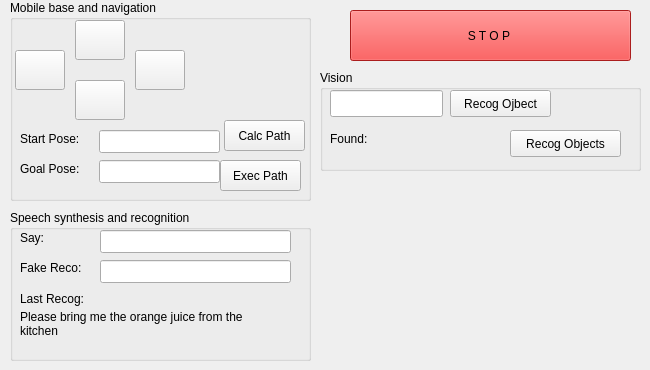
    <widget class="QWidget" name="tabGeneral">
     <attribute name="title">
      <string>General</string>
     </attribute>
     <widget class="QGroupBox" name="gbNavig">
      <property name="geometry">
       <rect>
        <x>10</x>
        <y>0</y>
        <width>301</width>
        <height>201</height>
       </rect>
      </property>
      <property name="styleSheet">
       <string notr="true"/>
      </property>
      <property name="title">
       <string>Mobile base and navigation</string>
      </property>
      <widget class="QPushButton" name="navBtnExecPath">
       <property name="geometry">
        <rect>
         <x>210</x>
         <y>160</y>
         <width>81</width>
         <height>31</height>
        </rect>
       </property>
       <property name="text">
        <string>Exec Path</string>
       </property>
      </widget>
      <widget class="QLineEdit" name="navTxtStartPose">
       <property name="geometry">
        <rect>
         <x>89</x>
         <y>130</y>
         <width>121</width>
         <height>23</height>
        </rect>
       </property>
      </widget>
      <widget class="QLineEdit" name="navTxtGoalPose">
       <property name="geometry">
        <rect>
         <x>89</x>
         <y>160</y>
         <width>121</width>
         <height>23</height>
        </rect>
       </property>
      </widget>
      <widget class="QLabel" name="navLblStartPose">
       <property name="geometry">
        <rect>
         <x>10</x>
         <y>130</y>
         <width>81</width>
         <height>17</height>
        </rect>
       </property>
       <property name="text">
        <string>Start Pose:</string>
       </property>
      </widget>
      <widget class="QPushButton" name="navBtnCalcPath">
       <property name="geometry">
        <rect>
         <x>214</x>
         <y>120</y>
         <width>81</width>
         <height>31</height>
        </rect>
       </property>
       <property name="text">
        <string>Calc Path</string>
       </property>
      </widget>
      <widget class="QLabel" name="navLblGoalPose">
       <property name="geometry">
        <rect>
         <x>10</x>
         <y>160</y>
         <width>81</width>
         <height>17</height>
        </rect>
       </property>
       <property name="text">
        <string>Goal Pose:</string>
       </property>
      </widget>
      <widget class="QPushButton" name="btnTurnRight">
       <property name="geometry">
        <rect>
         <x>125</x>
         <y>50</y>
         <width>50</width>
         <height>40</height>
        </rect>
       </property>
       <property name="text">
        <string/>
       </property>
       <property name="iconSize">
        <size>
         <width>32</width>
         <height>32</height>
        </size>
       </property>
      </widget>
      <widget class="QPushButton" name="btnFwd">
       <property name="geometry">
        <rect>
         <x>65</x>
         <y>20</y>
         <width>50</width>
         <height>40</height>
        </rect>
       </property>
       <property name="text">
        <string/>
       </property>
       <property name="iconSize">
        <size>
         <width>32</width>
         <height>32</height>
        </size>
       </property>
      </widget>
      <widget class="QPushButton" name="btnTurnLeft">
       <property name="geometry">
        <rect>
         <x>5</x>
         <y>50</y>
         <width>50</width>
         <height>40</height>
        </rect>
       </property>
       <property name="text">
        <string/>
       </property>
       <property name="iconSize">
        <size>
         <width>32</width>
         <height>32</height>
        </size>
       </property>
      </widget>
      <widget class="QPushButton" name="btnBwd">
       <property name="geometry">
        <rect>
         <x>65</x>
         <y>80</y>
         <width>50</width>
         <height>40</height>
        </rect>
       </property>
       <property name="text">
        <string/>
       </property>
       <property name="iconSize">
        <size>
         <width>32</width>
         <height>32</height>
        </size>
       </property>
      </widget>
     </widget>
     <widget class="QGroupBox" name="gbSpeech">
      <property name="geometry">
       <rect>
        <x>10</x>
        <y>210</y>
        <width>301</width>
        <height>151</height>
       </rect>
      </property>
      <property name="title">
       <string>Speech synthesis and recognition</string>
      </property>
      <widget class="QLineEdit" name="spgTxtSay">
       <property name="geometry">
        <rect>
         <x>90</x>
         <y>20</y>
         <width>191</width>
         <height>23</height>
        </rect>
       </property>
      </widget>
      <widget class="QLabel" name="spgLabel">
       <property name="geometry">
        <rect>
         <x>10</x>
         <y>20</y>
         <width>31</width>
         <height>16</height>
        </rect>
       </property>
       <property name="text">
        <string>Say:</string>
       </property>
      </widget>
      <widget class="QLabel" name="sprLabel">
       <property name="geometry">
        <rect>
         <x>10</x>
         <y>50</y>
         <width>71</width>
         <height>16</height>
        </rect>
       </property>
       <property name="text">
        <string>Fake Reco:</string>
       </property>
      </widget>
      <widget class="QLineEdit" name="sprTxtFakeRecog">
       <property name="geometry">
        <rect>
         <x>90</x>
         <y>50</y>
         <width>191</width>
         <height>23</height>
        </rect>
       </property>
      </widget>
      <widget class="QLabel" name="laLblAngles6_5">
       <property name="geometry">
        <rect>
         <x>10</x>
         <y>80</y>
         <width>81</width>
         <height>17</height>
        </rect>
       </property>
       <property name="text">
        <string>Last Recog:</string>
       </property>
      </widget>
      <widget class="QLabel" name="sprLblLastRecog">
       <property name="geometry">
        <rect>
         <x>10</x>
         <y>100</y>
         <width>261</width>
         <height>61</height>
        </rect>
       </property>
       <property name="text">
        <string>Please bring me the orange juice from the kitchen</string>
       </property>
       <property name="alignment">
        <set>Qt::AlignLeading|Qt::AlignLeft|Qt::AlignTop</set>
       </property>
       <property name="wordWrap">
        <bool>true</bool>
       </property>
      </widget>
     </widget>
     <widget class="QPushButton" name="btnStop">
      <property name="geometry">
       <rect>
        <x>350</x>
        <y>10</y>
        <width>281</width>
        <height>51</height>
       </rect>
      </property>
      <property name="palette">
       <palette>
        <active>
         <colorrole role="WindowText">
          <brush brushstyle="SolidPattern">
           <color alpha="255">
            <red>0</red>
            <green>0</green>
            <blue>0</blue>
           </color>
          </brush>
         </colorrole>
         <colorrole role="Button">
          <brush brushstyle="SolidPattern">
           <color alpha="255">
            <red>239</red>
            <green>41</green>
            <blue>41</blue>
           </color>
          </brush>
         </colorrole>
         <colorrole role="Light">
          <brush brushstyle="SolidPattern">
           <color alpha="255">
            <red>255</red>
            <green>147</green>
            <blue>147</blue>
           </color>
          </brush>
         </colorrole>
         <colorrole role="Midlight">
          <brush brushstyle="SolidPattern">
           <color alpha="255">
            <red>247</red>
            <green>94</green>
            <blue>94</blue>
           </color>
          </brush>
         </colorrole>
         <colorrole role="Dark">
          <brush brushstyle="SolidPattern">
           <color alpha="255">
            <red>119</red>
            <green>20</green>
            <blue>20</blue>
           </color>
          </brush>
         </colorrole>
         <colorrole role="Mid">
          <brush brushstyle="SolidPattern">
           <color alpha="255">
            <red>159</red>
            <green>27</green>
            <blue>27</blue>
           </color>
          </brush>
         </colorrole>
         <colorrole role="Text">
          <brush brushstyle="SolidPattern">
           <color alpha="255">
            <red>0</red>
            <green>0</green>
            <blue>0</blue>
           </color>
          </brush>
         </colorrole>
         <colorrole role="BrightText">
          <brush brushstyle="SolidPattern">
           <color alpha="255">
            <red>255</red>
            <green>255</green>
            <blue>255</blue>
           </color>
          </brush>
         </colorrole>
         <colorrole role="ButtonText">
          <brush brushstyle="SolidPattern">
           <color alpha="255">
            <red>0</red>
            <green>0</green>
            <blue>0</blue>
           </color>
          </brush>
         </colorrole>
         <colorrole role="Base">
          <brush brushstyle="SolidPattern">
           <color alpha="255">
            <red>255</red>
            <green>255</green>
            <blue>255</blue>
           </color>
          </brush>
         </colorrole>
         <colorrole role="Window">
          <brush brushstyle="SolidPattern">
           <color alpha="255">
            <red>239</red>
            <green>41</green>
            <blue>41</blue>
           </color>
          </brush>
         </colorrole>
         <colorrole role="Shadow">
          <brush brushstyle="SolidPattern">
           <color alpha="255">
            <red>0</red>
            <green>0</green>
            <blue>0</blue>
           </color>
          </brush>
         </colorrole>
         <colorrole role="AlternateBase">
          <brush brushstyle="SolidPattern">
           <color alpha="255">
            <red>247</red>
            <green>148</green>
            <blue>148</blue>
           </color>
          </brush>
         </colorrole>
         <colorrole role="ToolTipBase">
          <brush brushstyle="SolidPattern">
           <color alpha="255">
            <red>255</red>
            <green>255</green>
            <blue>220</blue>
           </color>
          </brush>
         </colorrole>
         <colorrole role="ToolTipText">
          <brush brushstyle="SolidPattern">
           <color alpha="255">
            <red>0</red>
            <green>0</green>
            <blue>0</blue>
           </color>
          </brush>
         </colorrole>
         <colorrole role="PlaceholderText">
          <brush brushstyle="NoBrush">
           <color alpha="128">
            <red>0</red>
            <green>0</green>
            <blue>0</blue>
           </color>
          </brush>
         </colorrole>
        </active>
        <inactive>
         <colorrole role="WindowText">
          <brush brushstyle="SolidPattern">
           <color alpha="255">
            <red>0</red>
            <green>0</green>
            <blue>0</blue>
           </color>
          </brush>
         </colorrole>
         <colorrole role="Button">
          <brush brushstyle="SolidPattern">
           <color alpha="255">
            <red>239</red>
            <green>41</green>
            <blue>41</blue>
           </color>
          </brush>
         </colorrole>
         <colorrole role="Light">
          <brush brushstyle="SolidPattern">
           <color alpha="255">
            <red>255</red>
            <green>147</green>
            <blue>147</blue>
           </color>
          </brush>
         </colorrole>
         <colorrole role="Midlight">
          <brush brushstyle="SolidPattern">
           <color alpha="255">
            <red>247</red>
            <green>94</green>
            <blue>94</blue>
           </color>
          </brush>
         </colorrole>
         <colorrole role="Dark">
          <brush brushstyle="SolidPattern">
           <color alpha="255">
            <red>119</red>
            <green>20</green>
            <blue>20</blue>
           </color>
          </brush>
         </colorrole>
         <colorrole role="Mid">
          <brush brushstyle="SolidPattern">
           <color alpha="255">
            <red>159</red>
            <green>27</green>
            <blue>27</blue>
           </color>
          </brush>
         </colorrole>
         <colorrole role="Text">
          <brush brushstyle="SolidPattern">
           <color alpha="255">
            <red>0</red>
            <green>0</green>
            <blue>0</blue>
           </color>
          </brush>
         </colorrole>
         <colorrole role="BrightText">
          <brush brushstyle="SolidPattern">
           <color alpha="255">
            <red>255</red>
            <green>255</green>
            <blue>255</blue>
           </color>
          </brush>
         </colorrole>
         <colorrole role="ButtonText">
          <brush brushstyle="SolidPattern">
           <color alpha="255">
            <red>0</red>
            <green>0</green>
            <blue>0</blue>
           </color>
          </brush>
         </colorrole>
         <colorrole role="Base">
          <brush brushstyle="SolidPattern">
           <color alpha="255">
            <red>255</red>
            <green>255</green>
            <blue>255</blue>
           </color>
          </brush>
         </colorrole>
         <colorrole role="Window">
          <brush brushstyle="SolidPattern">
           <color alpha="255">
            <red>239</red>
            <green>41</green>
            <blue>41</blue>
           </color>
          </brush>
         </colorrole>
         <colorrole role="Shadow">
          <brush brushstyle="SolidPattern">
           <color alpha="255">
            <red>0</red>
            <green>0</green>
            <blue>0</blue>
           </color>
          </brush>
         </colorrole>
         <colorrole role="AlternateBase">
          <brush brushstyle="SolidPattern">
           <color alpha="255">
            <red>247</red>
            <green>148</green>
            <blue>148</blue>
           </color>
          </brush>
         </colorrole>
         <colorrole role="ToolTipBase">
          <brush brushstyle="SolidPattern">
           <color alpha="255">
            <red>255</red>
            <green>255</green>
            <blue>220</blue>
           </color>
          </brush>
         </colorrole>
         <colorrole role="ToolTipText">
          <brush brushstyle="SolidPattern">
           <color alpha="255">
            <red>0</red>
            <green>0</green>
            <blue>0</blue>
           </color>
          </brush>
         </colorrole>
         <colorrole role="PlaceholderText">
          <brush brushstyle="NoBrush">
           <color alpha="128">
            <red>0</red>
            <green>0</green>
            <blue>0</blue>
           </color>
          </brush>
         </colorrole>
        </inactive>
        <disabled>
         <colorrole role="WindowText">
          <brush brushstyle="SolidPattern">
           <color alpha="255">
            <red>119</red>
            <green>20</green>
            <blue>20</blue>
           </color>
          </brush>
         </colorrole>
         <colorrole role="Button">
          <brush brushstyle="SolidPattern">
           <color alpha="255">
            <red>239</red>
            <green>41</green>
            <blue>41</blue>
           </color>
          </brush>
         </colorrole>
         <colorrole role="Light">
          <brush brushstyle="SolidPattern">
           <color alpha="255">
            <red>255</red>
            <green>147</green>
            <blue>147</blue>
           </color>
          </brush>
         </colorrole>
         <colorrole role="Midlight">
          <brush brushstyle="SolidPattern">
           <color alpha="255">
            <red>247</red>
            <green>94</green>
            <blue>94</blue>
           </color>
          </brush>
         </colorrole>
         <colorrole role="Dark">
          <brush brushstyle="SolidPattern">
           <color alpha="255">
            <red>119</red>
            <green>20</green>
            <blue>20</blue>
           </color>
          </brush>
         </colorrole>
         <colorrole role="Mid">
          <brush brushstyle="SolidPattern">
           <color alpha="255">
            <red>159</red>
            <green>27</green>
            <blue>27</blue>
           </color>
          </brush>
         </colorrole>
         <colorrole role="Text">
          <brush brushstyle="SolidPattern">
           <color alpha="255">
            <red>119</red>
            <green>20</green>
            <blue>20</blue>
           </color>
          </brush>
         </colorrole>
         <colorrole role="BrightText">
          <brush brushstyle="SolidPattern">
           <color alpha="255">
            <red>255</red>
            <green>255</green>
            <blue>255</blue>
           </color>
          </brush>
         </colorrole>
         <colorrole role="ButtonText">
          <brush brushstyle="SolidPattern">
           <color alpha="255">
            <red>119</red>
            <green>20</green>
            <blue>20</blue>
           </color>
          </brush>
         </colorrole>
         <colorrole role="Base">
          <brush brushstyle="SolidPattern">
           <color alpha="255">
            <red>239</red>
            <green>41</green>
            <blue>41</blue>
           </color>
          </brush>
         </colorrole>
         <colorrole role="Window">
          <brush brushstyle="SolidPattern">
           <color alpha="255">
            <red>239</red>
            <green>41</green>
            <blue>41</blue>
           </color>
          </brush>
         </colorrole>
         <colorrole role="Shadow">
          <brush brushstyle="SolidPattern">
           <color alpha="255">
            <red>0</red>
            <green>0</green>
            <blue>0</blue>
           </color>
          </brush>
         </colorrole>
         <colorrole role="AlternateBase">
          <brush brushstyle="SolidPattern">
           <color alpha="255">
            <red>239</red>
            <green>41</green>
            <blue>41</blue>
           </color>
          </brush>
         </colorrole>
         <colorrole role="ToolTipBase">
          <brush brushstyle="SolidPattern">
           <color alpha="255">
            <red>255</red>
            <green>255</green>
            <blue>220</blue>
           </color>
          </brush>
         </colorrole>
         <colorrole role="ToolTipText">
          <brush brushstyle="SolidPattern">
           <color alpha="255">
            <red>0</red>
            <green>0</green>
            <blue>0</blue>
           </color>
          </brush>
         </colorrole>
         <colorrole role="PlaceholderText">
          <brush brushstyle="NoBrush">
           <color alpha="128">
            <red>0</red>
            <green>0</green>
            <blue>0</blue>
           </color>
          </brush>
         </colorrole>
        </disabled>
       </palette>
      </property>
      <property name="text">
       <string>S T O P </string>
      </property>
     </widget>
     <widget class="QGroupBox" name="gbVision">
      <property name="geometry">
       <rect>
        <x>320</x>
        <y>70</y>
        <width>321</width>
        <height>101</height>
       </rect>
      </property>
      <property name="title">
       <string>Vision</string>
      </property>
      <widget class="QLineEdit" name="vsnTxtObjName">
       <property name="geometry">
        <rect>
         <x>10</x>
         <y>20</y>
         <width>113</width>
         <height>27</height>
        </rect>
       </property>
      </widget>
      <widget class="QPushButton" name="vsnBtnRecogObj">
       <property name="geometry">
        <rect>
         <x>130</x>
         <y>20</y>
         <width>101</width>
         <height>27</height>
        </rect>
       </property>
       <property name="text">
        <string>Recog Ojbect</string>
       </property>
      </widget>
      <widget class="QPushButton" name="vsnBtnRecogObjs">
       <property name="geometry">
        <rect>
         <x>190</x>
         <y>60</y>
         <width>111</width>
         <height>27</height>
        </rect>
       </property>
       <property name="text">
        <string>Recog Objects</string>
       </property>
      </widget>
      <widget class="QLabel" name="vsnLblFoundObj">
       <property name="geometry">
        <rect>
         <x>10</x>
         <y>60</y>
         <width>151</width>
         <height>17</height>
        </rect>
       </property>
       <property name="text">
        <string>Found:</string>
       </property>
      </widget>
     </widget>
    </widget>
